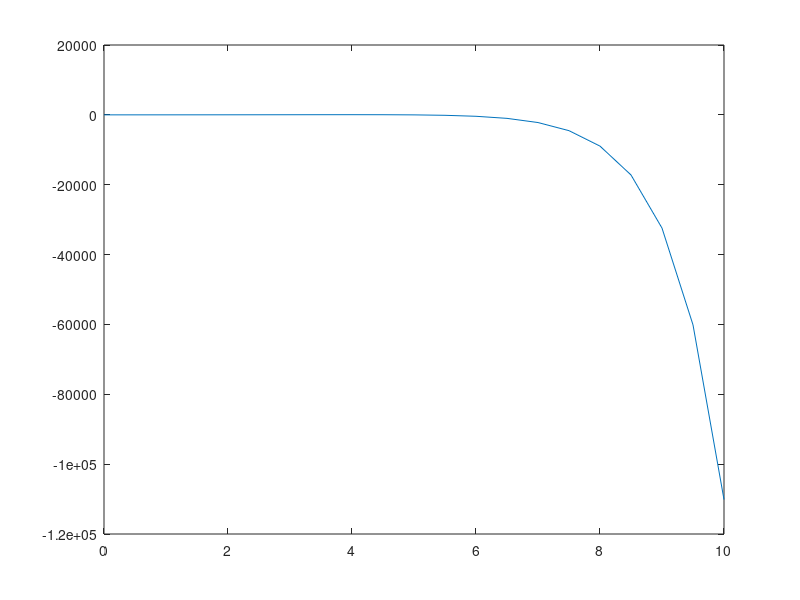

MATLAB code for this plot:
%bisection method function approx

x = [0:0.5:10];
y = (5-x).*exp(x) -5;
plot(x,y)

f = inline('(5-x).*exp(x) -5');
f = inline('sin(x)+1')
f = inline('(x.^2 - 2.*x + 1)/(x.^2-x-2)');
a = 4;
b = 5;
p = (a + b ) / 2;
err = abs (f(p));
interval = abs(p);
count = 0;
while interval > 10^(-6)
    
    prev_p = p;
    if f(a) *f(p) <0
        b = p;
    else
        a = p;
    end
    p = (a+b)/2;
    err = abs(f(p));
    interval = abs(prev_p - p);
    count = count+ 1;
%     fprintf("[%1.6f, %1.6f]", a,b)
%     fprintf("-----")
end
fprintf("[%1.6f, %1.6f]", a,b)
disp(count)


% %0-1.5, 1.5-3
% x = [0.5:0.005:2.5];
% % x = [1.5:0.005:3];
% y = (x.^2 - 2*x + 1)./(x.^2-x-2);
% plot(x,y)
